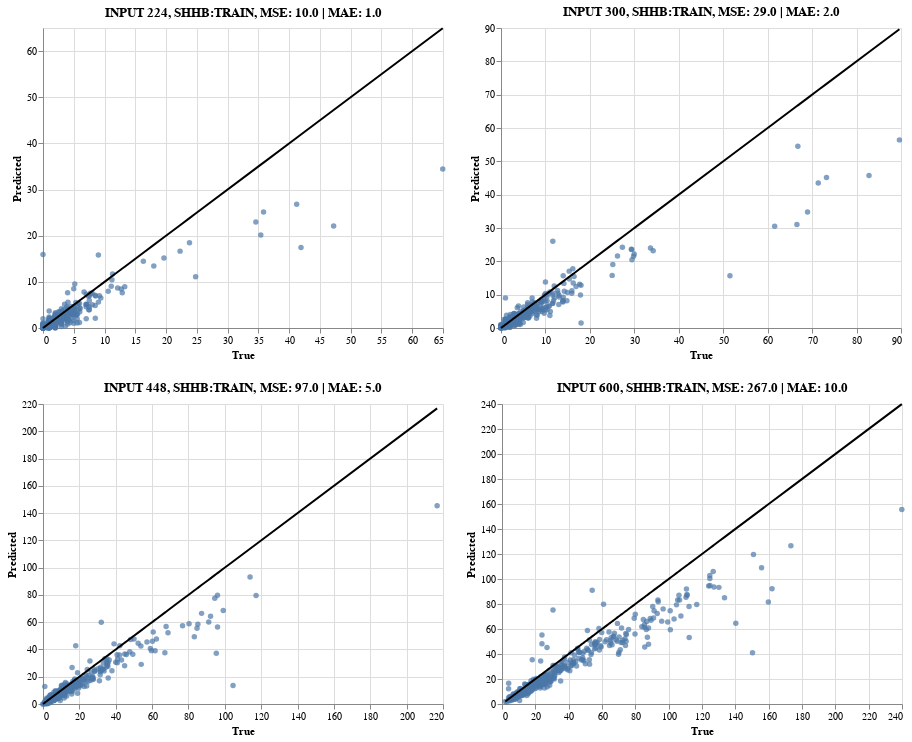

The notebook cell this image was saved under:
### Markdown cell above
## Dataet: SHHB

We plot VGG16+Decoder performance on the unseen SHHB dataset

Train

### Code cell
plots = []
for cropsize in crop_sizes:
    plot = generate_plot_from_csv(
        name="vgg16decoder", dataset="SHHB", ds_type="train",
        cropsize=cropsize
    )
    plots.append(plot)
    

layout_plots(plots)

### Figure 1 — Vega-Lite specification as saved in the notebook (floating-point values rounded to 4 significant figures; data arrays with more than 128 entries replaced by an {"elided": "..."} marker saying what was removed)
{"config": {"view": {"continuousWidth": 400, "continuousHeight": 300}}, "vconcat": [{"hconcat": [{"layer": [{"mark": "circle", "encoding": {"tooltip": [{"type": "quantitative", "field": "true_labels"}, {"type": "quantitative", "field": "predicted_labels"}], "x": {"type": "quantitative", "field": "true_labels"}, "y": {"type": "quantitative", "field": "predicted_labels"}}}, {"mark": "line", "encoding": {"color": {"value": "rgb(0,0,0)"}, "x": {"type": "quantitative", "field": "true_labels", "title": "True"}, "y": {"type": "quantitative", "field": "true_labels", "title": "Predicted"}}}], "data": {"name": "data-2f9da9a4ebb84b03c70952984f0141b6"}, "title": "INPUT 224, SHHB:TRAIN, MSE: 10.0 | MAE: 1.0"}, {"layer": [{"mark": "circle", "encoding": {"tooltip": [{"type": "quantitative", "field": "true_labels"}, {"type": "quantitative", "field": "predicted_labels"}], "x": {"type": "quantitative", "field": "true_labels"}, "y": {"type": "quantitative", "field": "predicted_labels"}}}, {"mark": "line", "encoding": {"color": {"value": "rgb(0,0,0)"}, "x": {"type": "quantitative", "field": "true_labels", "title": "True"}, "y": {"type": "quantitative", "field": "true_labels", "title": "Predicted"}}}], "data": {"name": "data-73730c85be882bfe7831b8eb957f4a8c"}, "title": "INPUT 300, SHHB:TRAIN, MSE: 29.0 | MAE: 2.0"}]}, {"hconcat": [{"layer": [{"mark": "circle", "encoding": {"tooltip": [{"type": "quantitative", "field": "true_labels"}, {"type": "quantitative", "field": "predicted_labels"}], "x": {"type": "quantitative", "field": "true_labels"}, "y": {"type": "quantitative", "field": "predicted_labels"}}}, {"mark": "line", "encoding": {"color": {"value": "rgb(0,0,0)"}, "x": {"type": "quantitative", "field": "true_labels", "title": "True"}, "y": {"type": "quantitative", "field": "true_labels", "title": "Predicted"}}}], "data": {"name": "data-d20f0f236b580caee6cdb2c24ee29bce"}, "title": "INPUT 448, SHHB:TRAIN, MSE: 97.0 | MAE: 5.0"}, {"layer": [{"mark": "circle", "encoding": {"tooltip": [{"type": "quantitative", "field": "true_labels"}, {"type": "quantitative", "field": "predicted_labels"}], "x": {"type": "quantitative", "field": "true_labels"}, "y": {"type": "quantitative", "field": "predicted_labels"}}}, {"mark": "line", "encoding": {"color": {"value": "rgb(0,0,0)"}, "x": {"type": "quantitative", "field": "true_labels", "title": "True"}, "y": {"type": "quantitative", "field": "true_labels", "title": "Predicted"}}}], "data": {"name": "data-bc39fde64df7bbe30fe281693f4dc785"}, "title": "INPUT 600, SHHB:TRAIN, MSE: 267.0 | MAE: 10.0"}]}], "$schema": "https://vega.github.io/schema/vega-lite/v4.0.2.json", "datasets": {"data-2f9da9a4ebb84b03c70952984f0141b6": {"elided": "400 records"}, "data-73730c85be882bfe7831b8eb957f4a8c": {"elided": "400 records"}, "data-d20f0f236b580caee6cdb2c24ee29bce": {"elided": "400 records"}, "data-bc39fde64df7bbe30fe281693f4dc785": {"elided": "400 records"}}}
